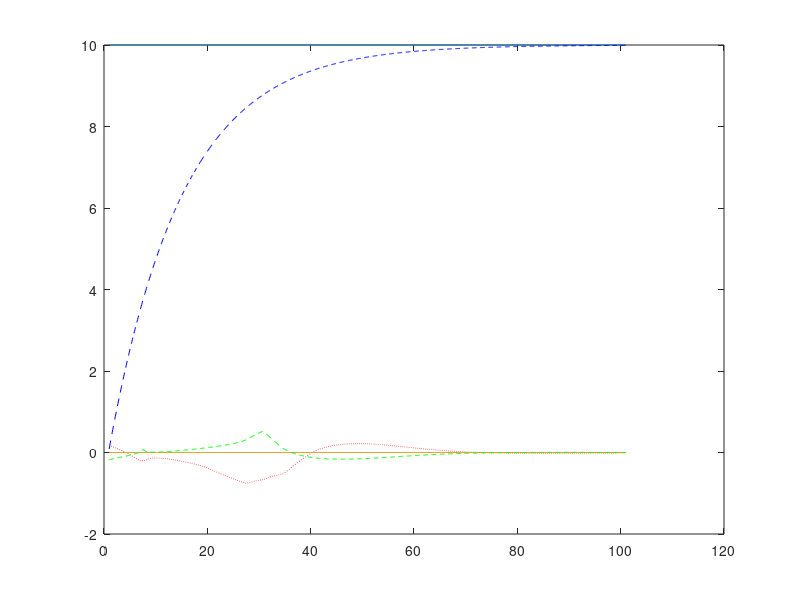
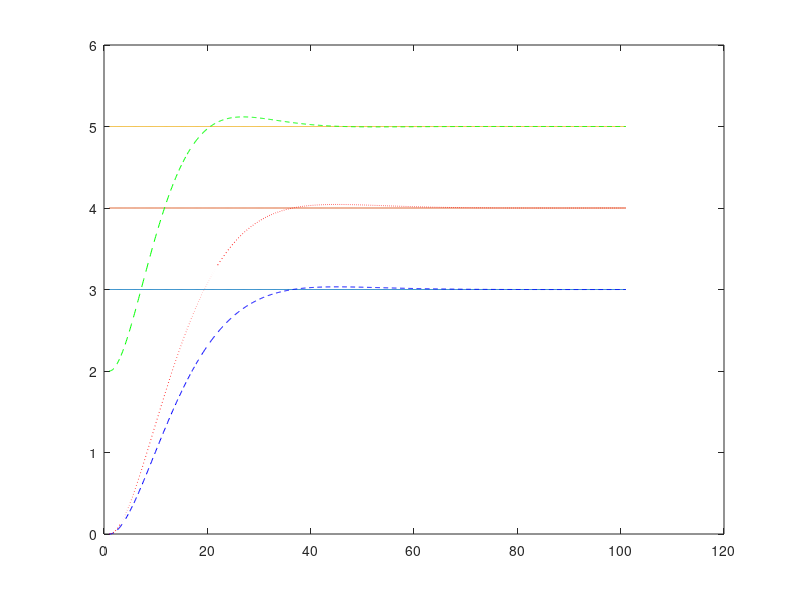

MATLAB code to generate these figures, in order: (Note: this script raises an error after producing the figures.)
close all
clear all 
clc 
% physical constants
% global g m L Ixx Iyy Izz k b         
g = 9.81; 
M = 0.5; 
L = 0.25;
Ixx = 5*10^-3;
Iyy = 5*10^-3;
Izz = 10*10^-3; 
k = 3*10^-6; 
b = 10^-7;
I = [Ixx, 0, 0;
     0, Iyy, 0;
     0, 0, Izz];

%constants
Kv = [20.5 ;20.5; 25];  %for positions
Kp = [155 ; 155; 300];
Kpe = [6; 5.2; 7];      %for angles
Kp2 = 4;
Kq2 = 3;
Kr2 = 4.9;

%Desired position and attitude
ref = [3 4 5]';
ref_dot = [0 0 0]';
ref_ddot = [0 0 0]';
Fstar = zeros(1000); %desired thrust
euler_star = [0 0 10]';  %desired euler angle
euler_dstar = [0 0 0]';
tau_star = zeros(3,1000);  %desired torque
w_star = [0 0 0]';

%Body Frame
w = zeros(3,1000);          % angular velocity in body frame
w_r = zeros(4,1000);        % individual rotor speed
% Inertial frame
pos = zeros(3,1000);        
pos(:,1)=[0 0 2];   % initial location
posdot = zeros(3,1000);
posddot = zeros(3,1000);
euler = pi./180*[-10 10 5]';
euler_dot  = [0 0 0]';
%cos(euler(1,1))
%Simulation


%R = [cos(euler(3,k))*cos(euler(2,k)) cos(euler(3,k))*sin(euler(2,k))*sin(euler(1,k))-sin(euler(3,k))*cos(euler(1,k)) cos(euler(3,k))*sin(euler(2,k))*cos(euler(1,k))+sin(euler(3,k))*sin(euler(1,k));
 %    sin(euler(3,k))*cos(euler(2,k)) sin(euler(3,k))*sin(euler(2,k))*sin(euler(1,k))+cos(euler(3,k))*cos(euler(1,k)) sin(euler(3,k))*sin(euler(2,k))*cos(euler(1,k))-cos(euler(3,k))*sin(euler(1,k));
  %   -sin(euler(2,k))                cos(euler(2,k))*sin(euler(1,k))                                                 cos(euler(2,k))*cos(euler(1,k))]
dt = 0.001;
for k = 1:1000
    Retw = [1 0 -sin(euler(2,k));
            0 cos(euler(1,k)) cos(euler(2,k))*sin(euler(1,k)); 
            0 -sin(euler(1,k)) cos(euler(2,k))*cos(euler(1,k))];
   
    posddot(:,k) = ref_ddot + Kv.*(ref_dot - posdot(:,k)) + Kp.*(ref - pos(:,k)); %commanded acc.
    Fstar(k) = (M*g + M*posddot(3,k))/(cos(euler(2,k))*cos(euler(1,k)));  % U1
    %desired eular angles
    euler_star(1,k+1) = asin((M*posddot(1,k)*sin(euler_star(3,k)) - M*posddot(2,k)*cos(euler_star(3,k)))/Fstar(k));
    euler_star(2,k+1) = asin((M*posddot(1,k)*cos(euler_star(3,k)) + M*posddot(2,k)*sin(euler_star(3,k)))/Fstar(k)*cos(euler_star(1,k)));
    euler_star(3,k+1) = euler_star(3,k);
    
    posdot(:,k+1) =  posdot(:,k) + dt*posddot(:,k);
    pos(:,k+1) = pos(:,k) + dt*posdot(:,k);
    
    euler_dot(:,k) = euler_dstar + Kpe.*(euler_star(:,k) - euler(:,k));
    euler(:,k+1) = euler(:,k) + dt*euler_dot(:,k);
    
    w(:,k) = Retw * euler_dot(:,k);
    
    tau_star(:,k) = [Ixx*Kp2*(w_star(1)-w(1,k)) + (Izz-Iyy)*w(2,k)*w(3,k); 
                     Iyy*Kq2*(w_star(2)-w(2,k)) + (Ixx-Izz)*w(1,k)*w(3,k); 
                     Izz*Kr2*(w_star(3)-w(3,k)) + (Iyy-Ixx)*w(1,k)*w(2,k)];
    w_r(:,k) = sqrt(inv([k k k k;
                         L*k 0 -L*k 0;
                         0 L*k 0 -L*k;
                         b -b b -b] ) * [Fstar(k);tau_star(:,k)]);
end
t = 1:0.1:101;
figure(1);
plot(t,euler_star(3,1)*ones(1001,1),t,euler(3,:),'b--',t,euler_star(2,1)*ones(1001,1),t,euler(2,:),'r:',t,euler_star(1,1)*ones(1001,1),t,euler(1,:),'g--');
figure(2);
plot(t,ref(1)*ones(1001,1),t,ref(2)*ones(1001,1),t,ref(3)*ones(1001,1),t,pos(1,:),'b--',t,pos(2,:),'r:',t,pos(3,:),'g--');

Z = stepinfo(pos(3,:),t,ref(3))
Y = stepinfo(pos(2,:),t,ref(2))
X = stepinfo(pos(1,:),t, ref(1))
